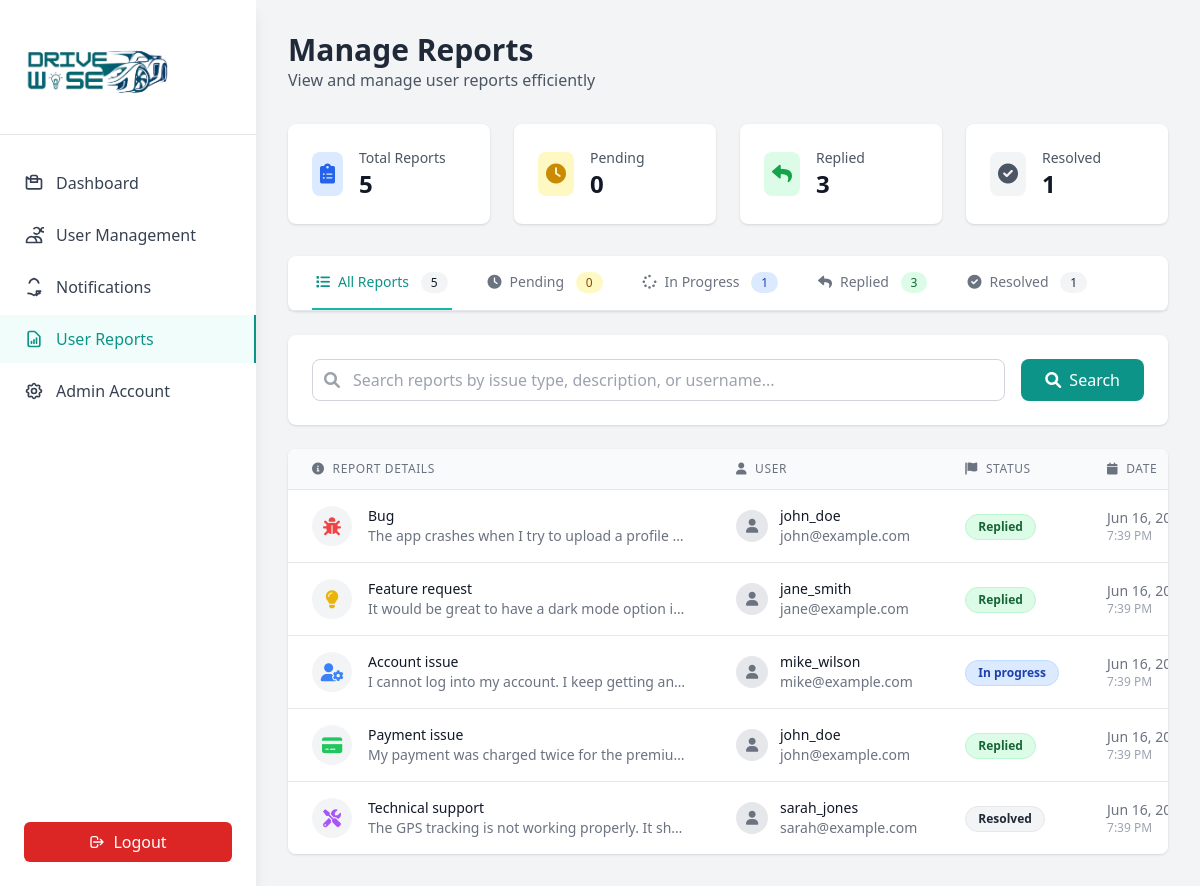
The page /reports.php (signed in) on the database its author committed.
### tables this page shows
CREATE TABLE `reports` (
  `id` int(11) NOT NULL,
  `user_id` int(11) DEFAULT NULL,
  `issue_type` enum('bug','feature_request','account_issue','payment_issue','technical_support','other') NOT NULL,
  `description` text NOT NULL,
  `screenshot_path` varchar(255) DEFAULT NULL,
  `status` enum('pending','in_progress','replied','resolved') DEFAULT 'pending',
  `created_at` timestamp NOT NULL DEFAULT current_timestamp(),
  `updated_at` timestamp NOT NULL DEFAULT current_timestamp() ON UPDATE current_timestamp(),
  `notification_read` tinyint(1) DEFAULT 0,
  `notification_read_at` timestamp NULL DEFAULT NULL
);

CREATE TABLE `users` (
  `id` int(11) NOT NULL,
  `username` varchar(50) NOT NULL,
  `email` varchar(100) NOT NULL,
  `birthday` date DEFAULT NULL,
  `play_time` int(11) DEFAULT 0,
  `quizzes_passed` int(11) DEFAULT 0,
  `modules_done` int(11) DEFAULT 0,
  `points_earned` int(11) DEFAULT 0,
  `created_at` timestamp NOT NULL DEFAULT current_timestamp(),
  `updated_at` timestamp NOT NULL DEFAULT current_timestamp() ON UPDATE current_timestamp(),
  `notification_read` tinyint(1) DEFAULT 0,
  `notification_read_at` timestamp NULL DEFAULT NULL
);

### reports.php (the view, shortened to what this page needs)
<?php
require_once 'includes/auth.php';
$statusFilter = $_GET['status'] ?? 'all';
$searchTerm = $_GET['search'] ?? '';
$sql = "SELECT r.*, u.username, u.email
        FROM reports r
        LEFT JOIN users u ON r.user_id = u.id
        WHERE 1=1";
$params = [];
$sql .= " ORDER BY r.created_at DESC";
$stmt = $pdo->prepare($sql);
$stmt->execute($params);
$reports = $stmt->fetchAll();
$statusCounts = [];
$countStmt = $pdo->query("SELECT status, COUNT(*) as count FROM reports GROUP BY status");
while ($row = $countStmt->fetch()) {
    $statusCounts[$row['status']] = $row['count'];
}
?>
<!DOCTYPE html>
<html lang="en">
<head>
    <script src="https://cdn.tailwindcss.com"></script>
    <link href="https://cdnjs.cloudflare.com/ajax/libs/font-awesome/6.0.0/css/all.min.css" rel="stylesheet">
</head>
<body class="bg-gray-100">
    <?php include 'includes/sidebar.php'; ?>
    <div class="ml-64 p-8">
        <div class="mb-8">
            <h1 class="text-3xl font-bold text-gray-800">Manage Reports</h1>
            <p class="text-gray-600">View and manage user reports efficiently</p>
        </div>
        <div class="grid grid-cols-1 md:grid-cols-4 gap-6 mb-8">
            <div class="bg-white rounded-lg shadow p-6">
                <div class="flex items-center">
                    <div class="p-2 bg-blue-100 rounded-lg">
                        <i class="fas fa-clipboard-list text-blue-600 text-xl"></i>
                    </div>
                    <div class="ml-4">
                        <p class="text-sm font-medium text-gray-600">Total Reports</p>
                        <p class="text-2xl font-bold text-gray-900"><?php echo array_sum($statusCounts); ?></p>
                    </div>
                </div>
            </div>
            <div class="bg-white rounded-lg shadow p-6">
                <div class="flex items-center">
                    <div class="p-2 bg-yellow-100 rounded-lg">
                        <i class="fas fa-clock text-yellow-600 text-xl"></i>
                    </div>
                    <div class="ml-4">
                        <p class="text-sm font-medium text-gray-600">Pending</p>
                        <p class="text-2xl font-bold text-gray-900"><?php echo $statusCounts['pending'] ?? 0; ?></p>
                    </div>
                </div>
            </div>
            <div class="bg-white rounded-lg shadow p-6">
                <div class="flex items-center">
                    <div class="p-2 bg-green-100 rounded-lg">
                        <i class="fas fa-reply text-green-600 text-xl"></i>
                    </div>
                    <div class="ml-4">
                        <p class="text-sm font-medium text-gray-600">Replied</p>
                        <p class="text-2xl font-bold text-gray-900"><?php echo $statusCounts['replied'] ?? 0; ?></p>
                    </div>
                </div>
            </div>
            <div class="bg-white rounded-lg shadow p-6">
                <div class="flex items-center">
                    <div class="p-2 bg-gray-100 rounded-lg">
                        <i class="fas fa-check-circle text-gray-600 text-xl"></i>
                    </div>
                    <div class="ml-4">
                        <p class="text-sm font-medium text-gray-600">Resolved</p>
                        <p class="text-2xl font-bold text-gray-900"><?php echo $statusCounts['resolved'] ?? 0; ?></p>
                    </div>
                </div>
            </div>
        </div>
        <div class="bg-white rounded-lg shadow mb-6">
            <div class="border-b border-gray-200">
                <nav class="flex space-x-8 px-6">
                    <a href="?status=all" class="<?php echo $statusFilter === 'all' ? 'border-teal-500 text-teal-600' : 'border-transparent text-gray-500 hover:text-gray-700'; ?> whitespace-nowrap py-4 px-1 border-b-2 font-medium text-sm transition-colors">
                        <i class="fas fa-list mr-2"></i>All Reports
                        <span class="ml-2 bg-gray-100 text-gray-900 py-0.5 px-2.5 rounded-full text-xs">
                            <?php echo array_sum($statusCounts); ?>
                        </span>
                    </a>
                    <a href="?status=pending" class="<?php echo $statusFilter === 'pending' ? 'border-teal-500 text-teal-600' : 'border-transparent text-gray-500 hover:text-gray-700'; ?> whitespace-nowrap py-4 px-1 border-b-2 font-medium text-sm transition-colors">
                        <i class="fas fa-clock mr-2"></i>Pending
                        <span class="ml-2 bg-yellow-100 text-yellow-800 py-0.5 px-2.5 rounded-full text-xs">
                            <?php echo $statusCounts['pending'] ?? 0; ?>
                        </span>
                    </a>
                    <a href="?status=in_progress" class="<?php echo $statusFilter === 'in_progress' ? 'border-teal-500 text-teal-600' : 'border-transparent text-gray-500 hover:text-gray-700'; ?> whitespace-nowrap py-4 px-1 border-b-2 font-medium text-sm transition-colors">
                        <i class="fas fa-spinner mr-2"></i>In Progress
                        <span class="ml-2 bg-blue-100 text-blue-800 py-0.5 px-2.5 rounded-full text-xs">
                            <?php echo $statusCounts['in_progress'] ?? 0; ?>
                        </span>
                    </a>
                    <a href="?status=replied" class="<?php echo $statusFilter === 'replied' ? 'border-teal-500 text-teal-600' : 'border-transparent text-gray-500 hover:text-gray-700'; ?> whitespace-nowrap py-4 px-1 border-b-2 font-medium text-sm transition-colors">
                        <i class="fas fa-reply mr-2"></i>Replied
                        <span class="ml-2 bg-green-100 text-green-800 py-0.5 px-2.5 rounded-full text-xs">
                            <?php echo $statusCounts['replied'] ?? 0; ?>
                        </span>
                    </a>
                    <a href="?status=resolved" class="<?php echo $statusFilter === 'resolved' ? 'border-teal-500 text-teal-600' : 'border-transparent text-gray-500 hover:text-gray-700'; ?> whitespace-nowrap py-4 px-1 border-b-2 font-medium text-sm transition-colors">
                        <i class="fas fa-check-circle mr-2"></i>Resolved
                        <span class="ml-2 bg-gray-100 text-gray-800 py-0.5 px-2.5 rounded-full text-xs">
                            <?php echo $statusCounts['resolved'] ?? 0; ?>
                        </span>
                    </a>
                </nav>
            </div>
        </div>
        <div class="bg-white rounded-lg shadow mb-6 p-6">
            <form method="GET" class="flex gap-4">
                <div class="flex-1 relative">
                    <div class="absolute inset-y-0 left-0 pl-3 flex items-center pointer-events-none">
                    </div>
                    <input type="text" name="search" value="<?php echo htmlspecialchars($searchTerm); ?>"
                           placeholder="Search reports by issue type, description, or username..."
                           class="w-full pl-10 pr-4 py-2 border border-gray-300 rounded-lg focus:ring-2 focus:ring-teal-500 focus:border-transparent transition-colors">
                </div>
                <button type="submit" class="bg-teal-600 text-white px-6 py-2 rounded-lg hover:bg-teal-700 transition-colors">
                    <i class="fas fa-search mr-2"></i>Search
                </button>
            </form>
        </div>
        <div class="bg-white rounded-lg shadow overflow-hidden">
            <?php if (empty($reports)): ?>
                <div class="p-12 text-center">
                    <div class="w-24 h-24 mx-auto mb-4 bg-gray-100 rounded-full flex items-center justify-center">
                        <i class="fas fa-inbox text-4xl text-gray-400"></i>
                    </div>
                    <h3 class="text-lg font-medium text-gray-900 mb-2">No reports found</h3>
                    <p class="text-gray-500">No reports match your current filters.</p>
                </div>
            <?php else: ?>
                <div class="overflow-x-auto">
                    <table class="min-w-full divide-y divide-gray-200">
                        <thead class="bg-gray-50">
                            <tr>
                                <th class="px-6 py-3 text-left text-xs font-medium text-gray-500 uppercase tracking-wider">
                                    <i class="fas fa-info-circle mr-2"></i>Report Details
                                </th>
                                <th class="px-6 py-3 text-left text-xs font-medium text-gray-500 uppercase tracking-wider">
                                    <i class="fas fa-user mr-2"></i>User
                                </th>
                                <th class="px-6 py-3 text-left text-xs font-medium text-gray-500 uppercase tracking-wider">
                                    <i class="fas fa-flag mr-2"></i>Status
                                </th>
                                <th class="px-6 py-3 text-left text-xs font-medium text-gray-500 uppercase tracking-wider">
                                    <i class="fas fa-calendar mr-2"></i>Date
                                </th>
                            </tr>
                        </thead>
                        <tbody class="bg-white divide-y divide-gray-200">
                            <?php foreach ($reports as $report): ?>
                                <tr class="hover:bg-gray-50 transition-colors">
                                    <td class="px-6 py-4">
                                        <div class="flex items-start">
                                            <div class="flex-shrink-0">
                                                <?php
                                                $iconClass = match($report['issue_type']) {
                                                    'bug' => 'fas fa-bug text-red-500',
                                                    'feature_request' => 'fas fa-lightbulb text-yellow-500',
                                                    'account_issue' => 'fas fa-user-cog text-blue-500',
                                                    'payment_issue' => 'fas fa-credit-card text-green-500',
                                                    'technical_support' => 'fas fa-tools text-purple-500',
                                                    default => 'fas fa-question-circle text-gray-500'
                                                };
                                                ?>
                                                <div class="w-10 h-10 rounded-full bg-gray-100 flex items-center justify-center">
                                                    <i class="<?php echo $iconClass; ?> text-lg"></i>
                                                </div>
                                            </div>
                                            <div class="ml-4">
                                                <div class="text-sm font-medium text-gray-900">
                                                    <?php echo ucfirst(str_replace('_', ' ', $report['issue_type'])); ?>
                                                </div>
                                                <div class="text-sm text-gray-500 max-w-xs truncate">
                                                    <?php echo htmlspecialchars($report['description']); ?>
                                                </div>
                                            </div>
                                        </div>
                                    </td>
                                    <td class="px-6 py-4 whitespace-nowrap">
                                        <div class="flex items-center">
                                            <div class="w-8 h-8 bg-gray-200 rounded-full flex items-center justify-center">
                                                <i class="fas fa-user text-gray-500 text-sm"></i>
                                            </div>
                                            <div class="ml-3">
                                                <div class="text-sm font-medium text-gray-900"><?php echo htmlspecialchars($report['username'] ?? 'Unknown'); ?></div>
                                                <div class="text-sm text-gray-500"><?php echo htmlspecialchars($report['email'] ?? ''); ?></div>
                                            </div>
                                        </div>
                                    </td>
                                    <td class="px-6 py-4 whitespace-nowrap">
                                        <?php
                                        $statusClasses = [
                                            'pending' => 'bg-yellow-100 text-yellow-800 border-yellow-200',
                                            'in_progress' => 'bg-blue-100 text-blue-800 border-blue-200',
                                            'replied' => 'bg-green-100 text-green-800 border-green-200',
                                            'resolved' => 'bg-gray-100 text-gray-800 border-gray-200'
                                        ];
                                        $statusClass = $statusClasses[$report['status']] ?? 'bg-gray-100 text-gray-800 border-gray-200';
                                        ?>
                                        <span class="inline-flex px-3 py-1 text-xs font-semibold rounded-full border <?php echo $statusClass; ?>">
                                            <?php echo ucfirst(str_replace('_', ' ', $report['status'])); ?>
                                        </span>
                                    </td>
                                    <td class="px-6 py-4 whitespace-nowrap text-sm text-gray-500">
                                        <div class="flex flex-col">
                                            <span class="font-medium"><?php echo date('M j, Y', strtotime($report['created_at'])); ?></span>
                                            <span class="text-xs text-gray-400"><?php echo date('g:i A', strtotime($report['created_at'])); ?></span>
                                        </div>
                                    </td>
                                </tr>
                            <?php endforeach; ?>
                        </tbody>
                    </table>
                </div>
            <?php endif; ?>
        </div>
    </div>
</body>
</html>

### rows shown on the page
reports: issue_type "Bug", description "The app crashes when I try to upload a profile…", user.username "john_doe", user.email "john@example.com", status "Replied", created_at "Jun 16,…", created_at "7:39 PM"
reports: issue_type "Feature request", description "It would be great to have a dark mode option i…", user.username "jane_smith", user.email "jane@example.com", status "Replied", created_at "Jun 16,…", created_at "7:39 PM"
reports: issue_type "Account issue", description "I cannot log into my account. I keep getting an…", user.username "mike_wilson", user.email "mike@example.com", status "In progress", created_at "Jun 16,…", created_at "7:39 PM"
reports: issue_type "Payment issue", description "My payment was charged twice for the premiu…", user.username "john_doe", user.email "john@example.com", status "Replied", created_at "Jun 16,…", created_at "7:39 PM"
reports: issue_type "Technical support", description "The GPS tracking is not working properly. It sh…", user.username "sarah_jones", user.email "sarah@example.com", status "Resolved", created_at "Jun 16,…", created_at "7:39 PM"

### other values the page prints
array_sum($statusCounts) "5"
$statusCounts['pending'] "0"
$statusCounts['replied'] "3"
$statusCounts['resolved'] "1"
$statusCounts['in_progress'] "1"
